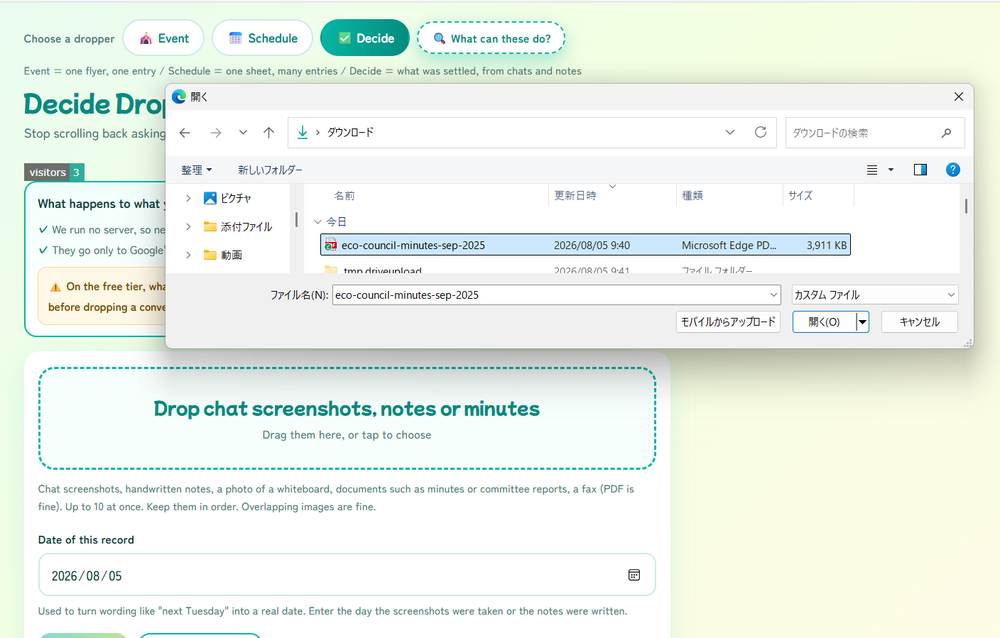
#> input picture assets/guide-decide/en/step1-pick.png, 1000 x 638 px, shrunk from 1408 x 899 before the run
$ python vessel-glow.py ../../assets/guide-decide/en/step1-pick.png out.png
#> lines starting #> are read from the running program, lines starting #| are printed output that depends on the picture
# 光のにじみを足す：python3 glow.py in.png out.png
import sys
from PIL import Image, ImageFilter, ImageChops
im = Image.open(sys.argv[1]).convert('RGBA'); w, h = im.size
#> further down, im is the input picture: PIL image 1000x638 RGBA; mean R, G, B, A 236.4, 243.3, 235.6, 255
r, g, b, a = im.split()
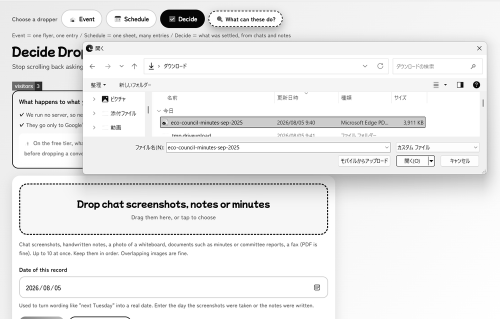
#> r: PIL image 1000x638 L (shown at 1/2 size); min 0, max 255, mean 236.4
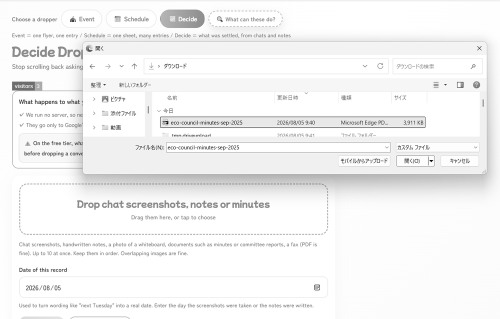
#> g: PIL image 1000x638 L (shown at 1/2 size); min 0, max 255, mean 243.3
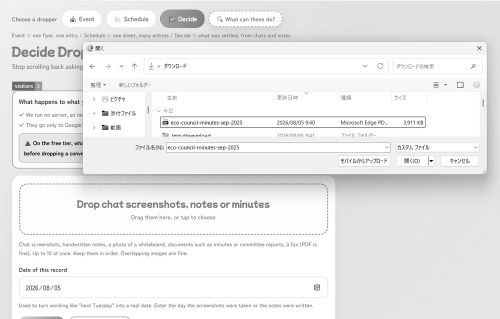
#> b: PIL image 1000x638 L (shown at 1/2 size); min 0, max 255, mean 235.6
#> a: PIL image 1000x638 L; every value is 255
lum = ImageChops.subtract(r, b).point(lambda v: max(0, v - 70) * 2)
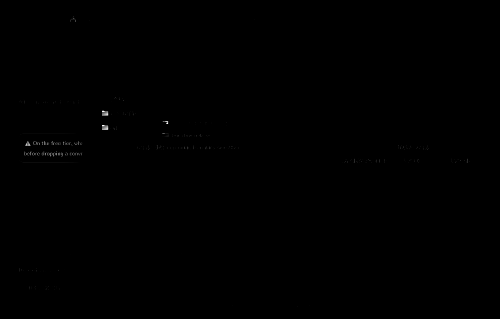
#> lum: PIL image 1000x638 L (shown at 1/2 size); min 0, max 255, mean 0.2
gl = Image.new('RGBA', im.size, (255, 190, 90, 0)); gl.putalpha(lum)
#> after `gl.putalpha(lum)`:
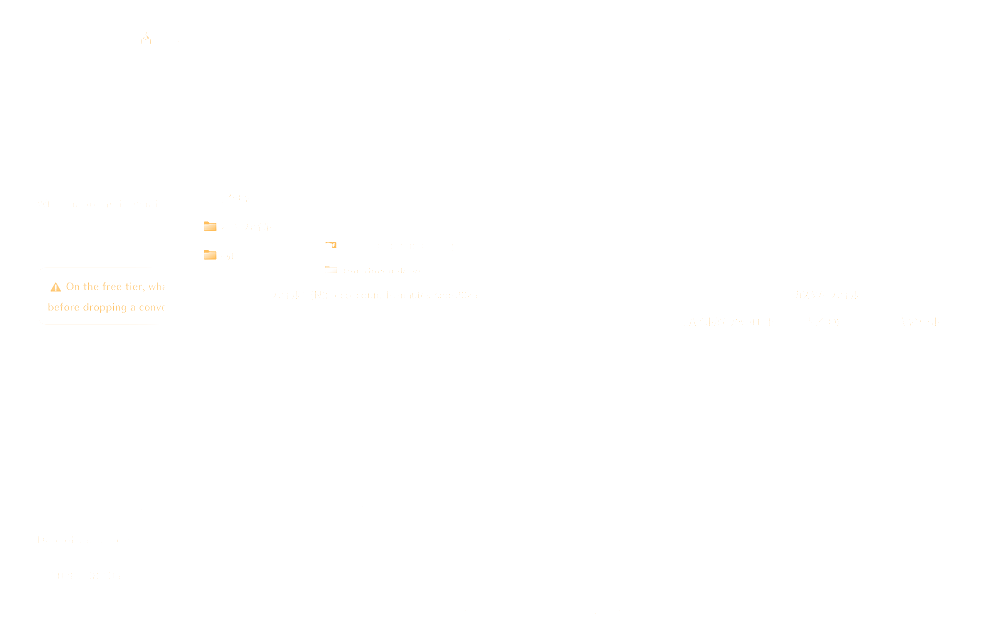
#> gl: PIL image 1000x638 RGBA; mean R, G, B, A 255, 190, 90, 0.2; transparent parts drawn white
halo = gl.filter(ImageFilter.GaussianBlur(w * 0.05))
halo2 = gl.filter(ImageFilter.GaussianBlur(w * 0.015))
out = Image.new('RGBA', im.size, (0, 0, 0, 0)); out = Image.alpha_composite(out, halo); out = Image.alpha_composite(out, halo); out = Image.alpha_composite(out, im); out = Image.alpha_composite(out, halo2)
out.save(sys.argv[2])

$ run again, on assets/guide-decide/en/step2-run.png
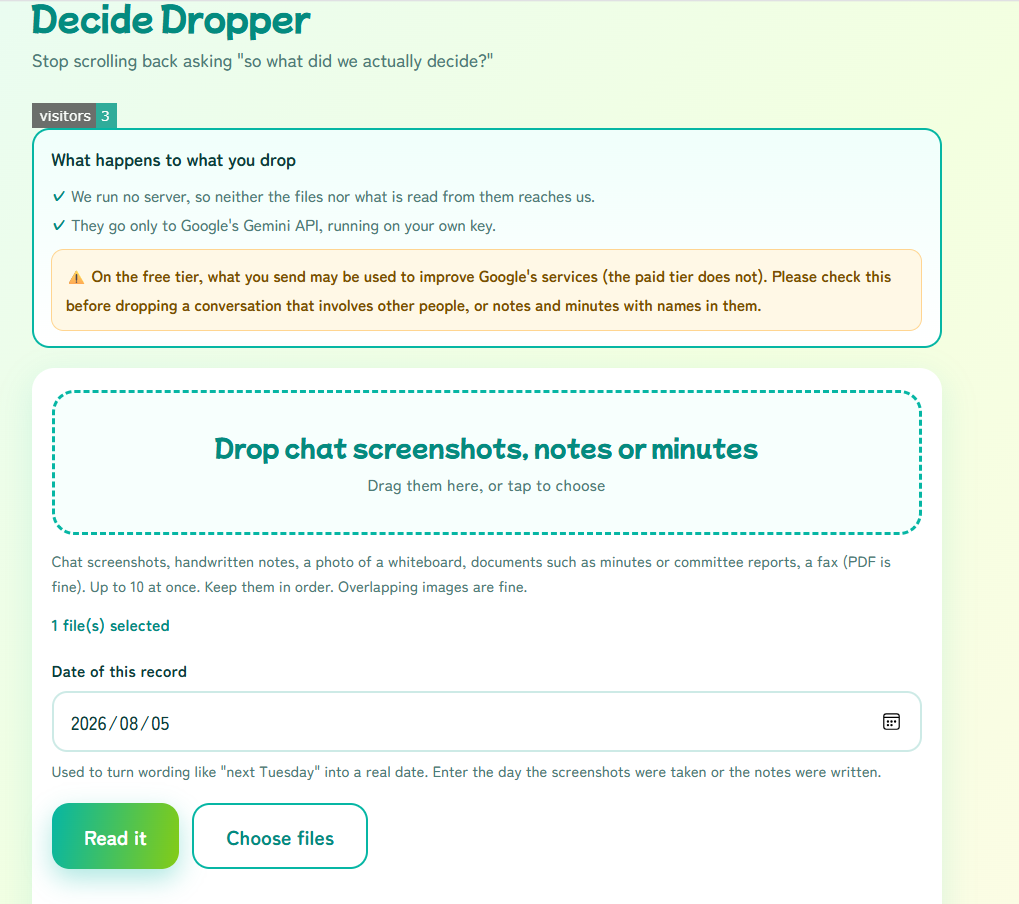
#> input picture assets/guide-decide/en/step2-run.png, 1019 x 904 px
#> im is the input picture: PIL image 1019x904 RGBA; mean R, G, B, A 238.2, 248, 238.5, 255
#> a: PIL image 1019x904 L; every value is 255
#> `lum = ImageChops.subtract(r, b).point(lambda v: max(0, v - 70) * 2)`:
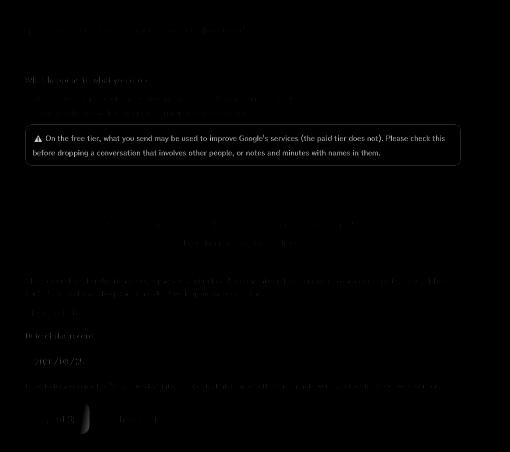
#> lum: PIL image 1019x904 L (shown at 1/2 size); min 0, max 255, mean 1.1
#> `gl.putalpha(lum)`:
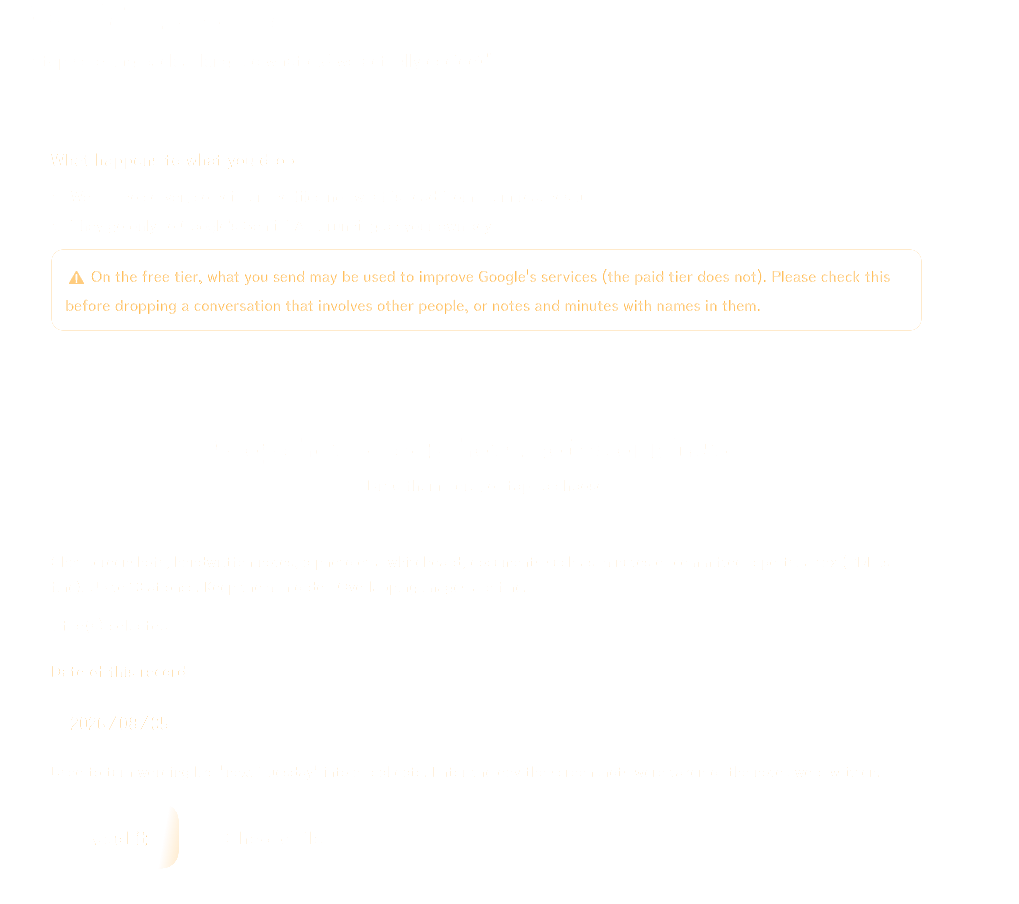
#> gl: PIL image 1019x904 RGBA; mean R, G, B, A 255, 190, 90, 1.1; transparent parts drawn white
#> out: PIL image 1019x904 RGBA; every value is 0

$ run again, on assets/guide-decide/en/step2-running.png
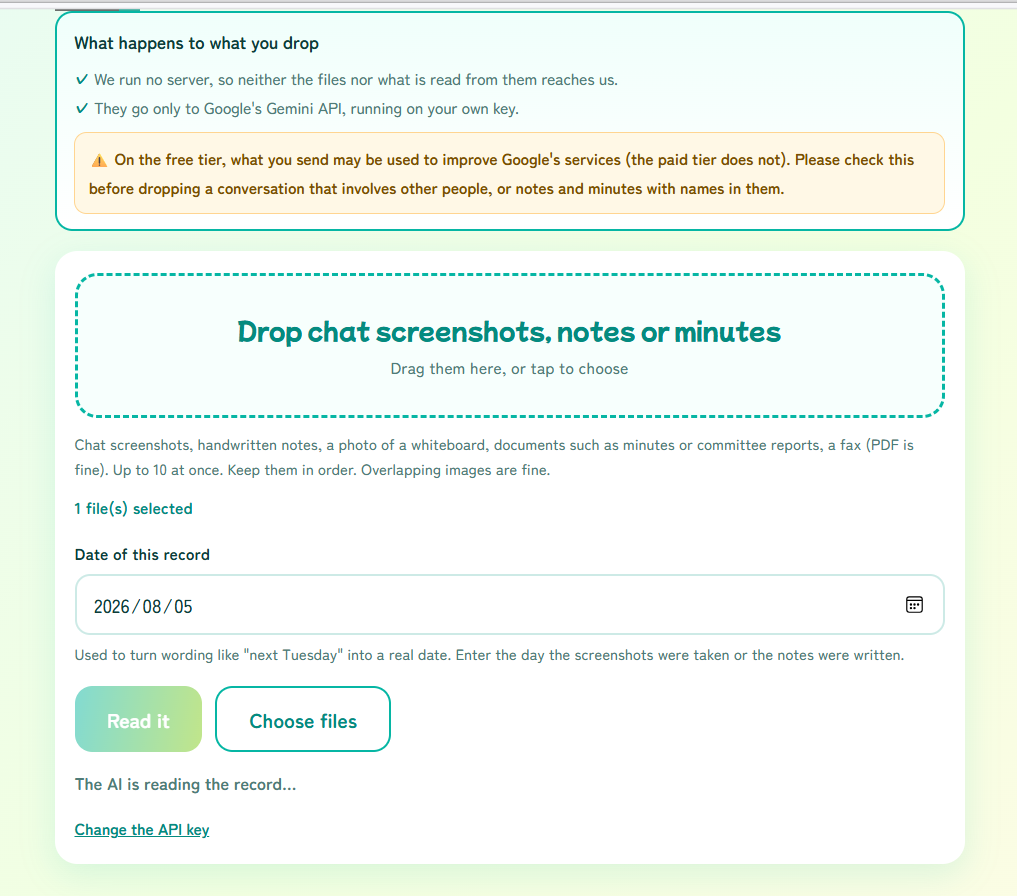
#> input picture assets/guide-decide/en/step2-running.png, 1017 x 896 px
#> im is the input picture: PIL image 1017x896 RGBA; mean R, G, B, A 241.1, 248.8, 241.7, 255
#> a: PIL image 1017x896 L; every value is 255
#> `lum = ImageChops.subtract(r, b).point(lambda v: max(0, v - 70) * 2)`:
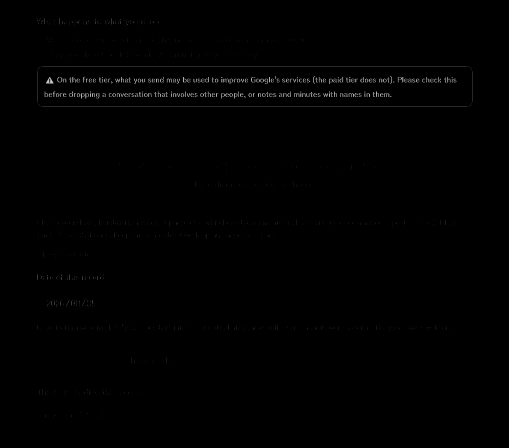
#> lum: PIL image 1017x896 L (shown at 1/2 size); min 0, max 255, mean 1.1
#> `gl.putalpha(lum)`:
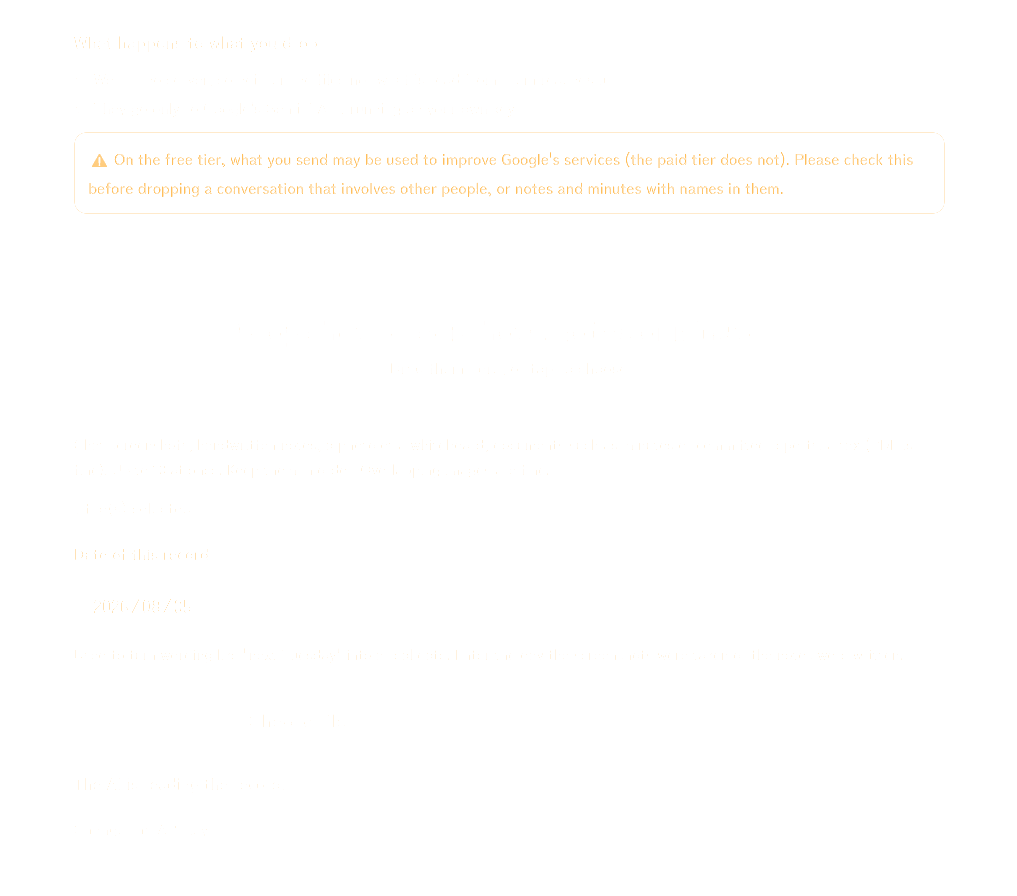
#> gl: PIL image 1017x896 RGBA; mean R, G, B, A 255, 190, 90, 1.1; transparent parts drawn white
#> out: PIL image 1017x896 RGBA; every value is 0
